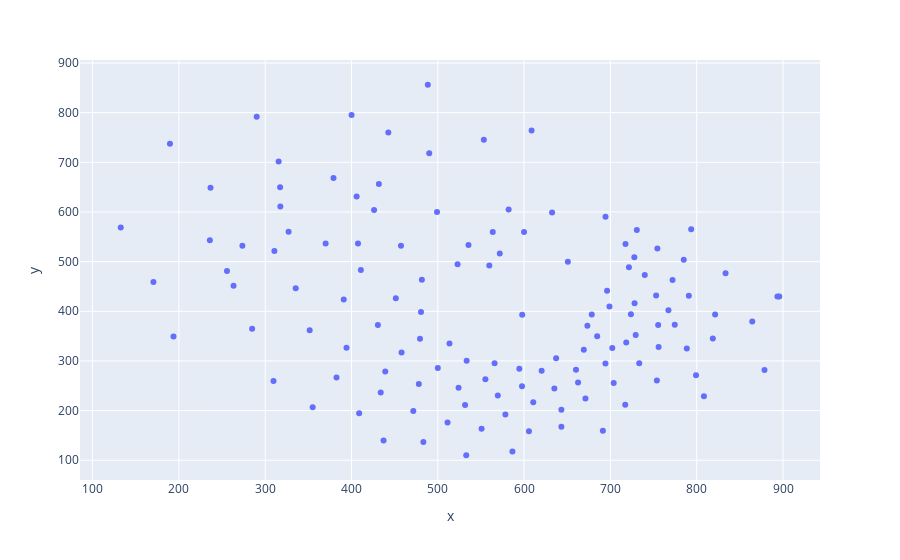

The code cell stored with this chart in its notebook:
### Code cell
fig = px.scatter(clusters, x="x", y="y", hover_data=['keywords'])
fig.show()

### Figure 1 — Plotly figure (JSON) as saved in the notebook; plotly's stock layout.template omitted (floating-point values rounded to 4 significant figures; data arrays with more than 128 entries replaced by an {"elided": "..."} marker saying what was removed)
{"data": [{"customdata": {"elided": "129x1x5 str values"}, "hovertemplate": "x=%{x}<br>y=%{y}<br>keywords=%{customdata[0]}<extra></extra>", "legendgroup": "", "marker": {"color": "#636efa", "symbol": "circle"}, "mode": "markers", "name": "", "orientation": "v", "showlegend": false, "type": "scatter", "x": {"elided": "129 float values"}, "xaxis": "x", "y": {"elided": "129 float values"}, "yaxis": "y"}], "layout": {"legend": {"tracegroupgap": 0}, "margin": {"t": 60}, "xaxis": {"anchor": "y", "domain": [0, 1], "title": {"text": "x"}}, "yaxis": {"anchor": "x", "domain": [0, 1], "title": {"text": "y"}}}}
